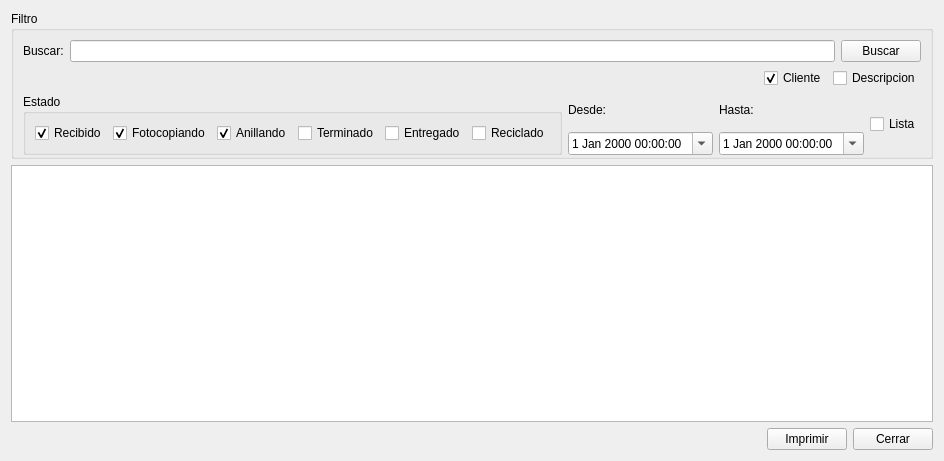
<?xml version="1.0" encoding="UTF-8"?>
<ui version="4.0">
 <class>wWorkList</class>
 <widget class="QWidget" name="wWorkList">
  <property name="geometry">
   <rect>
    <x>0</x>
    <y>0</y>
    <width>851</width>
    <height>461</height>
   </rect>
  </property>
  <property name="windowTitle">
   <string>Listado de Trabajos</string>
  </property>
  <layout class="QVBoxLayout" name="verticalLayout">
   <item>
    <layout class="QHBoxLayout" name="horizontalLayout_4">
     <item>
      <layout class="QVBoxLayout" name="verticalLayout_5">
       <item>
        <widget class="QGroupBox" name="filterGroupBox">
         <property name="title">
          <string>Filtro</string>
         </property>
         <layout class="QVBoxLayout" name="verticalLayout_4">
          <property name="bottomMargin">
           <number>1</number>
          </property>
          <item>
           <layout class="QHBoxLayout" name="horizontalLayout">
            <item>
             <widget class="QLabel" name="label">
              <property name="text">
               <string>Buscar:</string>
              </property>
             </widget>
            </item>
            <item>
             <widget class="QLineEdit" name="searchLineEdit"/>
            </item>
            <item>
             <widget class="QPushButton" name="searchButton">
              <property name="text">
               <string>Buscar</string>
              </property>
              <property name="icon">
               <iconset resource="resources.qrc">
                <normaloff>:/icons/graphics/edit-find.png</normaloff>:/icons/graphics/edit-find.png</iconset>
              </property>
             </widget>
            </item>
           </layout>
          </item>
          <item>
           <layout class="QHBoxLayout" name="horizontalLayout_2">
            <item>
             <spacer name="horizontalSpacer">
              <property name="orientation">
               <enum>Qt::Horizontal</enum>
              </property>
              <property name="sizeHint" stdset="0">
               <size>
                <width>40</width>
                <height>20</height>
               </size>
              </property>
             </spacer>
            </item>
            <item>
             <widget class="QCheckBox" name="clientCheckBox">
              <property name="text">
               <string>Cliente</string>
              </property>
              <property name="checked">
               <bool>true</bool>
              </property>
             </widget>
            </item>
            <item>
             <widget class="QCheckBox" name="descriptionCheckBox">
              <property name="text">
               <string>Descripcion</string>
              </property>
             </widget>
            </item>
           </layout>
          </item>
          <item>
           <layout class="QHBoxLayout" name="horizontalLayout_3">
            <item>
             <widget class="QGroupBox" name="groupBox">
              <property name="title">
               <string>Estado</string>
              </property>
              <layout class="QHBoxLayout" name="horizontalLayout_5">
               <item>
                <widget class="QCheckBox" name="recibidoCheckBox">
                 <property name="text">
                  <string>Recibido</string>
                 </property>
                 <property name="checked">
                  <bool>true</bool>
                 </property>
                </widget>
               </item>
               <item>
                <widget class="QCheckBox" name="fotocopiandoCheckBox">
                 <property name="text">
                  <string>Fotocopiando</string>
                 </property>
                 <property name="checked">
                  <bool>true</bool>
                 </property>
                </widget>
               </item>
               <item>
                <widget class="QCheckBox" name="anillandoCheckBox">
                 <property name="text">
                  <string>Anillando</string>
                 </property>
                 <property name="checked">
                  <bool>true</bool>
                 </property>
                </widget>
               </item>
               <item>
                <widget class="QCheckBox" name="terminadoCheckBox">
                 <property name="text">
                  <string>Terminado</string>
                 </property>
                 <property name="checked">
                  <bool>false</bool>
                 </property>
                </widget>
               </item>
               <item>
                <widget class="QCheckBox" name="entregadoCheckBox">
                 <property name="text">
                  <string>Entregado</string>
                 </property>
                </widget>
               </item>
               <item>
                <widget class="QCheckBox" name="recicladoCheckBox">
                 <property name="text">
                  <string>Reciclado</string>
                 </property>
                </widget>
               </item>
              </layout>
             </widget>
            </item>
            <item>
             <layout class="QVBoxLayout" name="verticalLayout_2">
              <item>
               <widget class="QLabel" name="label_2">
                <property name="text">
                 <string>Desde:</string>
                </property>
               </widget>
              </item>
              <item>
               <widget class="QDateTimeEdit" name="desdeDateTimeEdit">
                <property name="calendarPopup">
                 <bool>true</bool>
                </property>
               </widget>
              </item>
             </layout>
            </item>
            <item>
             <layout class="QVBoxLayout" name="verticalLayout_3">
              <item>
               <widget class="QLabel" name="label_3">
                <property name="text">
                 <string>Hasta:</string>
                </property>
               </widget>
              </item>
              <item>
               <widget class="QDateTimeEdit" name="hastaDateTimeEdit">
                <property name="calendarPopup">
                 <bool>true</bool>
                </property>
               </widget>
              </item>
             </layout>
            </item>
            <item>
             <widget class="QCheckBox" name="listaCheckBox">
              <property name="text">
               <string>Lista</string>
              </property>
             </widget>
            </item>
           </layout>
          </item>
         </layout>
        </widget>
       </item>
      </layout>
     </item>
    </layout>
   </item>
   <item>
    <widget class="QTableWidget" name="tableWidget">
     <property name="editTriggers">
      <set>QAbstractItemView::NoEditTriggers</set>
     </property>
     <property name="alternatingRowColors">
      <bool>true</bool>
     </property>
     <property name="selectionMode">
      <enum>QAbstractItemView::SingleSelection</enum>
     </property>
     <property name="selectionBehavior">
      <enum>QAbstractItemView::SelectRows</enum>
     </property>
     <property name="sortingEnabled">
      <bool>true</bool>
     </property>
    </widget>
   </item>
   <item>
    <layout class="QHBoxLayout" name="horizontalLayout_6">
     <property name="topMargin">
      <number>0</number>
     </property>
     <item>
      <spacer name="horizontalSpacer_2">
       <property name="orientation">
        <enum>Qt::Horizontal</enum>
       </property>
       <property name="sizeHint" stdset="0">
        <size>
         <width>40</width>
         <height>20</height>
        </size>
       </property>
      </spacer>
     </item>
     <item>
      <widget class="QPushButton" name="printButton">
       <property name="text">
        <string>Imprimir</string>
       </property>
      </widget>
     </item>
     <item>
      <widget class="QPushButton" name="closeButton">
       <property name="text">
        <string>Cerrar</string>
       </property>
      </widget>
     </item>
    </layout>
   </item>
  </layout>
 </widget>
 <resources>
  <include location="resources.qrc"/>
  <include location="resources.qrc"/>
 </resources>
 <connections>
  <connection>
   <sender>searchLineEdit</sender>
   <signal>returnPressed()</signal>
   <receiver>searchButton</receiver>
   <slot>click()</slot>
   <hints>
    <hint type="sourcelabel">
     <x>591</x>
     <y>47</y>
    </hint>
    <hint type="destinationlabel">
     <x>808</x>
     <y>55</y>
    </hint>
   </hints>
  </connection>
 </connections>
</ui>
